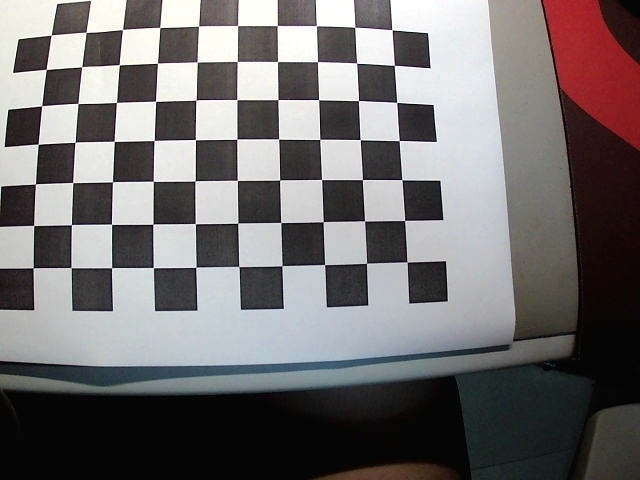
//> input picture 26智科张铭权/培训4/image/img0.jpg, 640 x 480 px; its folder holds only this picture in this run
$ ./main   (built with g++ and OpenCV 4)
//> lines starting //> are read from the running program, lines starting //| are printed output that depends on the picture; after the words box and inside, x2 and y2 are one past the last pixel; in counts of white or black regions, pixels touching at a corner belong together
#include <iostream>
#include <opencv2/opencv.hpp>
#include <vector>
using namespace std;
using namespace cv;
int main ()
{
Size boardSize(10,7);
float squareSize = 15;
vector<vector<Point3f>>objectPoints;
vector<vector<Point2f>>imagePoints;
vector<Point3f>obj;
for(int j=0;j<7;j++)
{
for(int i=0;i<10;i++)
        {
obj.push_back(Point3f(i*squareSize,j*squareSize,0));
        }
    }
vector<string>images;
glob("image/*.jpg",images);
Mat gray;
Mat sampleImg;
for(size_t i=0;i<images.size();i++)
{
Mat img= imread(images[i],1);
//> img is the input picture: 480 rows x 640 cols, CV_8UC3; mean B, G, R 111.3, 110.7, 114.4
if(i==0) sampleImg = img.clone();
cvtColor(img ,gray,COLOR_BGR2GRAY);
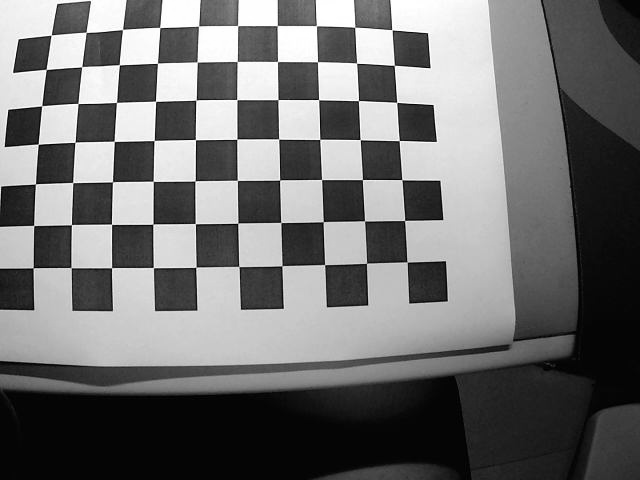
//> gray: 480 rows x 640 cols, CV_8UC1; min 0, max 255, mean 111.9
vector<Point2f>corners;
bool found = findChessboardCorners(gray, boardSize, corners, CALIB_CB_ADAPTIVE_THRESH + CALIB_CB_NORMALIZE_IMAGE + CALIB_CB_FAST_CHECK);
//> corners = 70 Points (x, y), first 12: [407.3, 262.1], [366.5, 263.3], [324.6, 264.6], [281.9, 265.8], [238.8, 266.5], [195.9, 267.2], [153.3, 267.6], [111.5, 267.7], [71.04, 267.6], [33.12, 267.8], [404.5, 220.5], [364.5, 220.8]; found = true
if(found)
        {
cornerSubPix(gray, corners, Size(11,11), Size(-1,-1), TermCriteria(TermCriteria::EPS + TermCriteria::COUNT,30,0.1));
//> corners = 70 Points (x, y), first 12: [407.1, 262], [366.5, 263.3], [324.6, 264.6], [281.9, 265.7], [238.8, 266.5], [195.9, 267.2], [153.4, 267.6], [111.5, 267.6], [71.1, 267.6], [33.16, 267.8], [404.6, 220.4], [364.5, 220.8]
imagePoints.push_back(corners);
//> imagePoints = 1 point lists
objectPoints.push_back(obj);
drawChessboardCorners(img,boardSize,corners,found);
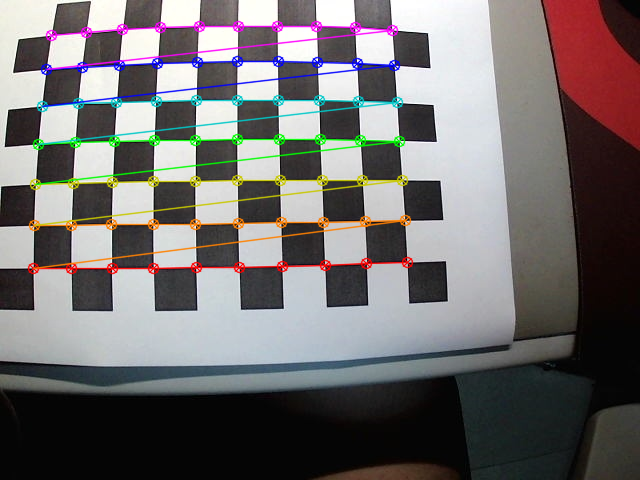
//> img: 480 rows x 640 cols, CV_8UC3; 6.26% of pixels changed, all inside (x1, y1, x2, y2) = (27, 20, 414, 275)
imshow("board",img);
waitKey(200);
        }
    }
Mat cameraMatrix, distCoeffs;
vector<Mat>rvecs,tvecs;
double error =calibrateCamera(objectPoints,imagePoints,gray.size(),cameraMatrix,distCoeffs,rvecs,tvecs);
//> cameraMatrix = [[978.1, 0, 373.7], [0, 993.1, 173.1], [0, 0, 1]]; distCoeffs = [-0.923, -0.0407, 0.0387, -0.0527, 1.93]; error = 0.652
cout<<"重投影误差 error:"<<error<<endl;
//| 重投影误差 error:0.651785
cout <<"相机内参 cameraMatrix:"<< endl << cameraMatrix <<endl;
//| 相机内参 cameraMatrix:
//| [978.114584609843, 0, 373.7277129588339;
//|  0, 993.1111624196349, 173.1474267177441;
//|  0, 0, 1]
cout <<"畸变系数 distCoeffs:"<< endl << distCoeffs <<endl;
//| 畸变系数 distCoeffs:
//| [-0.9226578232542654, -0.04069743896173411, 0.03869689147569377, -0.05269240361573995, 1.928531465175929]

Mat dst;
undistort(sampleImg,dst,cameraMatrix,distCoeffs);
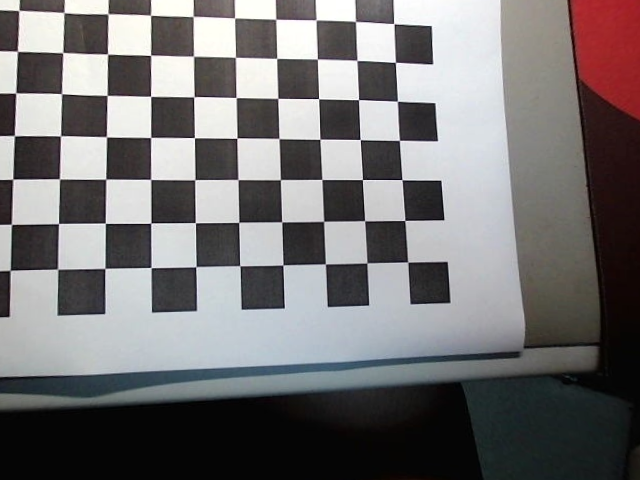
//> dst: 480 rows x 640 cols, CV_8UC3; mean B, G, R 115.5, 114.7, 117
imwrite("undistort_result.jpg",dst);
imshow("undistort",dst);
waitKey(0);
return 0;
}

$ run again, on 26智科张铭权/培训4/image/img19.jpg
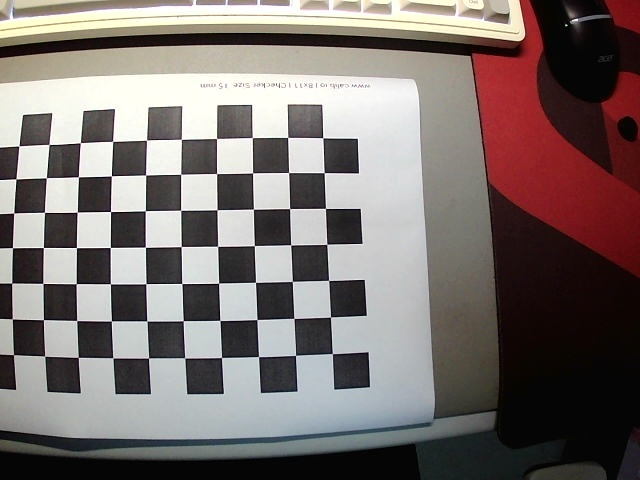
//> input picture 26智科张铭权/培训4/image/img19.jpg, 640 x 480 px
//> img is the input picture: 480 rows x 640 cols, CV_8UC3; mean B, G, R 111.1, 113.5, 123
//> `bool found = findChessboardCorners(gray, boardSize, corners, CALIB_CB_..`: corners = 70 Points (x, y), first 12: [332.4, 353.6], [295.5, 355.4], [258.6, 356.5], [221.5, 357.5], [184.6, 357.9], [148.5, 358], [112.8, 357.7], [78.18, 357.4], [44.65, 356.2], [13.5, 354.7], [330.5, 317], [294, 318.4]; found = true
//> `cornerSubPix(gray, corners, Size(11,11), Size(-1,-1), TermCriteria(Ter..`: corners = 70 Points (x, y), first 12: [332.4, 353.6], [295.5, 355.4], [258.5, 356.6], [221.5, 357.5], [184.7, 357.8], [148.5, 358], [112.8, 357.8], [78.22, 357.4], [44.68, 356.1], [13.44, 354.6], [330.5, 317], [293.8, 318.4]
//> imagePoints = 1 point lists
//> `drawChessboardCorners(img,boardSize,corners,found);`:
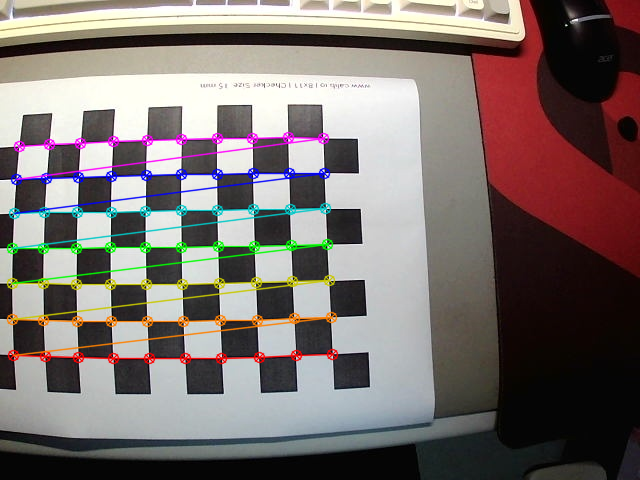
//> img: 480 rows x 640 cols, CV_8UC3; 5.68% of pixels changed, all inside (x1, y1, x2, y2) = (6, 131, 339, 365)
//> cameraMatrix = [[1009.5, 0, 408], [0, 1041.8, 163.8], [0, 0, 1]]; distCoeffs = [-1.22, 1.3, 0.0428, -0.0862, -1.33]; error = 0.31
//| 重投影误差 error:0.310225
//| 相机内参 cameraMatrix:
//| [1009.530868930509, 0, 408.0479332106194;
//|  0, 1041.768913688915, 163.7510828226131;
//|  0, 0, 1]
//| 畸变系数 distCoeffs:
//| [-1.223567982093049, 1.302827511877401, 0.04281843117887982, -0.08616044280196901, -1.332949093204641]
//> `undistort(sampleImg,dst,cameraMatrix,distCoeffs);`:
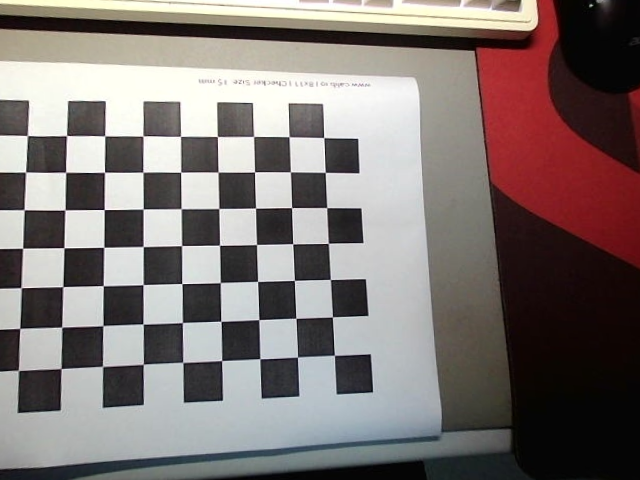
//> dst: 480 rows x 640 cols, CV_8UC3; mean B, G, R 116, 118.2, 127.4

$ run again, on 26智科张铭权/培训4/image/img2.jpg
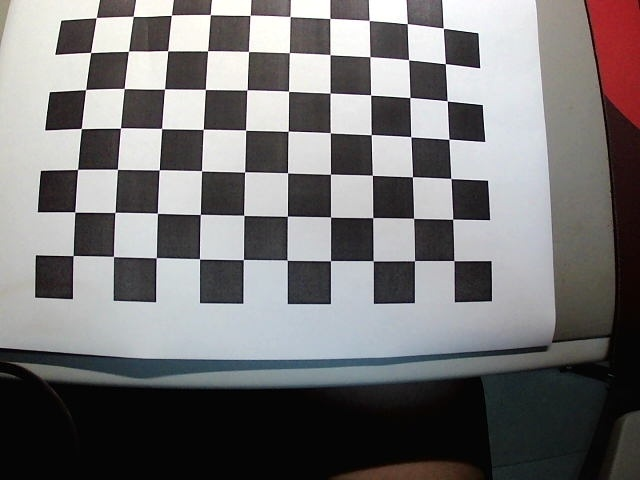
//> input picture 26智科张铭权/培训4/image/img2.jpg, 640 x 480 px
//> img is the input picture: 480 rows x 640 cols, CV_8UC3; mean B, G, R 116.5, 115.8, 117.6
//> `bool found = findChessboardCorners(gray, boardSize, corners, CALIB_CB_..`: corners = 70 Points (x, y), first 12: [453.8, 260.7], [414.4, 260.8], [373, 260.9], [330.6, 260.8], [287, 260.1], [243.4, 259.6], [199.5, 258.8], [156.1, 257.8], [113.5, 256.3], [73.14, 255.6], [452.7, 219.2], [413.6, 218.2]; found = true
//> `cornerSubPix(gray, corners, Size(11,11), Size(-1,-1), TermCriteria(Ter..`: corners = 70 Points (x, y), first 12: [453.9, 260.6], [414.5, 260.6], [373.2, 260.8], [330.5, 260.6], [287.2, 260.2], [243.4, 259.6], [199.5, 258.8], [156.3, 257.7], [113.5, 256.5], [73.11, 255.6], [452.7, 219.2], [413.6, 218.3]
//> imagePoints = 1 point lists
//> `drawChessboardCorners(img,boardSize,corners,found);`:
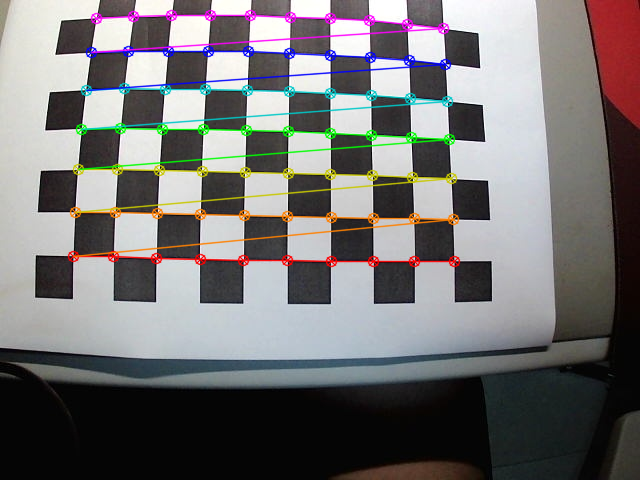
//> img: 480 rows x 640 cols, CV_8UC3; 6.32% of pixels changed, all inside (x1, y1, x2, y2) = (67, 9, 461, 268)
//> cameraMatrix = [[777.8, 0, 377.7], [0, 803.1, 229.9], [0, 0, 1]]; distCoeffs = [-0.435, -0.873, -0.00308, -0.0436, 1.83]; error = 0.47
//| 重投影误差 error:0.4703
//| 相机内参 cameraMatrix:
//| [777.7857733253553, 0, 377.73902471753;
//|  0, 803.0623236097886, 229.9233437940762;
//|  0, 0, 1]
//| 畸变系数 distCoeffs:
//| [-0.4345665666740988, -0.8727351707941744, -0.00307988825378892, -0.04359419841239891, 1.832692399524892]
//> `undistort(sampleImg,dst,cameraMatrix,distCoeffs);`:
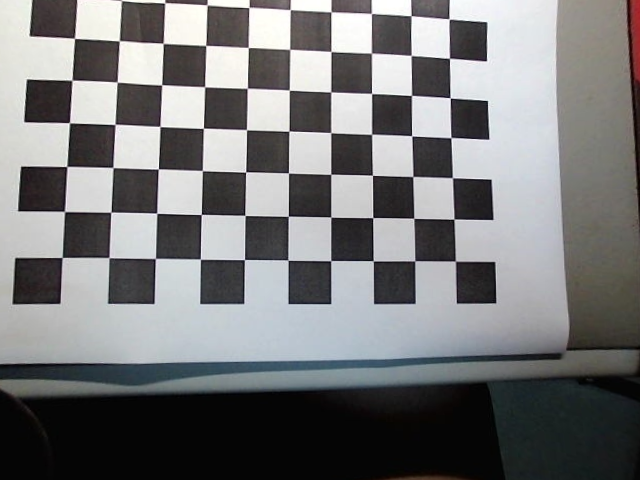
//> dst: 480 rows x 640 cols, CV_8UC3; mean B, G, R 120.7, 119.9, 119.5

$ run again, on 26智科张铭权/培训4/image/img20.jpg
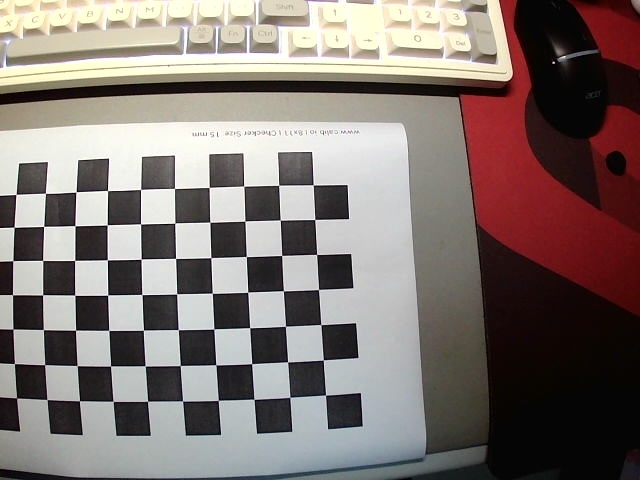
//> input picture 26智科张铭权/培训4/image/img20.jpg, 640 x 480 px
//> img is the input picture: 480 rows x 640 cols, CV_8UC3; mean B, G, R 114.3, 118.4, 129.2
//> `bool found = findChessboardCorners(gray, boardSize, corners, CALIB_CB_..`: corners = 70 Points (x, y), first 12: [325.5, 395.2], [289.8, 397.3], [254, 399.4], [218.3, 400.4], [182.6, 401], [147.6, 401.2], [113.2, 401.4], [79.45, 400.7], [46.95, 399.5], [16.57, 397.9], [323.3, 359.9], [287.6, 361.8]; found = true
//> `cornerSubPix(gray, corners, Size(11,11), Size(-1,-1), TermCriteria(Ter..`: corners = 70 Points (x, y), first 12: [325.5, 395.1], [289.8, 397.3], [254, 399.2], [218.3, 400.4], [182.6, 401], [147.5, 401.3], [113.1, 401.4], [79.43, 400.7], [46.94, 399.5], [16.57, 397.9], [323.3, 360], [287.6, 361.8]
//> imagePoints = 1 point lists
//> `drawChessboardCorners(img,boardSize,corners,found);`:
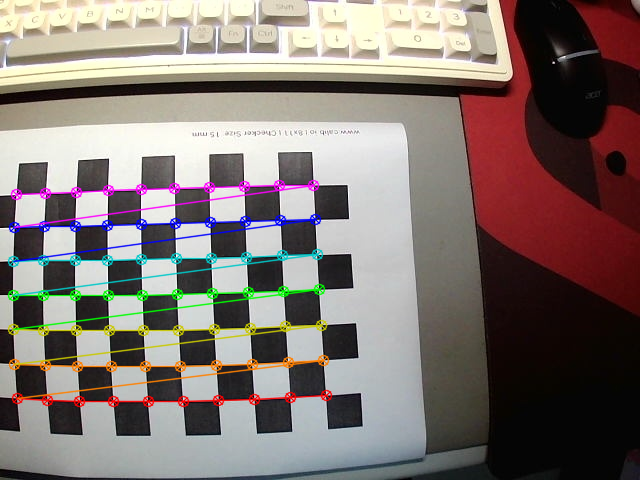
//> img: 480 rows x 640 cols, CV_8UC3; 5.56% of pixels changed, all inside (x1, y1, x2, y2) = (7, 179, 333, 408)
//> cameraMatrix = [[813, 0, 339.4], [0, 828.3, 196.2], [0, 0, 1]]; distCoeffs = [-0.834, 0.988, 0.0197, -0.0292, -0.954]; error = 0.368
//| 重投影误差 error:0.367605
//| 相机内参 cameraMatrix:
//| [813.0050700193624, 0, 339.3808921777051;
//|  0, 828.3056920559169, 196.2421023679956;
//|  0, 0, 1]
//| 畸变系数 distCoeffs:
//| [-0.8337574319730859, 0.9883721197307405, 0.01970359593186748, -0.02919053873331787, -0.9536975496829597]
//> `undistort(sampleImg,dst,cameraMatrix,distCoeffs);`:
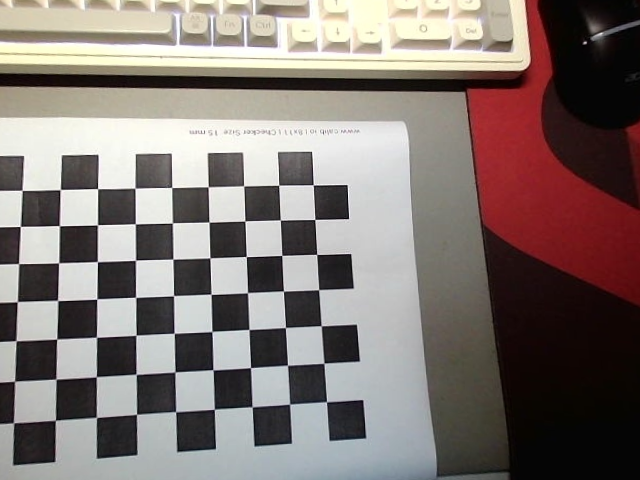
//> dst: 480 rows x 640 cols, CV_8UC3; mean B, G, R 116.2, 120.2, 130.4

$ run again, on 26智科张铭权/培训4/image/img1.jpg
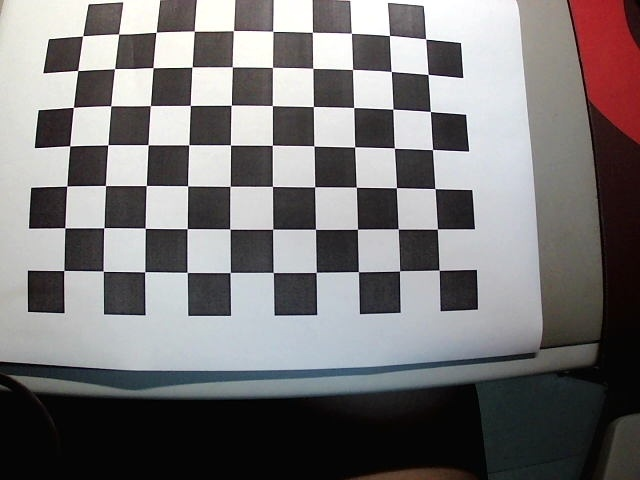
//> input picture 26智科张铭权/培训4/image/img1.jpg, 640 x 480 px
//> img is the input picture: 480 rows x 640 cols, CV_8UC3; mean B, G, R 118.1, 117.4, 120
//> `bool found = findChessboardCorners(gray, boardSize, corners, CALIB_CB_..`: corners = 70 Points (x, y), first 12: [439, 269.9], [399.6, 271], [358.4, 271.8], [316, 272.4], [273.3, 272.5], [230, 272.5], [187.1, 272.4], [144.9, 272], [103.2, 271], [63.98, 270.5], [437.3, 228.9], [398.1, 228.8]; found = true
//> `cornerSubPix(gray, corners, Size(11,11), Size(-1,-1), TermCriteria(Ter..`: corners = 70 Points (x, y), first 12: [439.1, 270.2], [399.6, 270.8], [358.4, 271.7], [316.2, 272.4], [273.3, 272.4], [230.2, 272.5], [187.2, 272.4], [144.7, 271.8], [103.2, 271.2], [63.77, 270.5], [437.4, 229], [398.2, 228.9]
//> imagePoints = 1 point lists
//> `drawChessboardCorners(img,boardSize,corners,found);`:
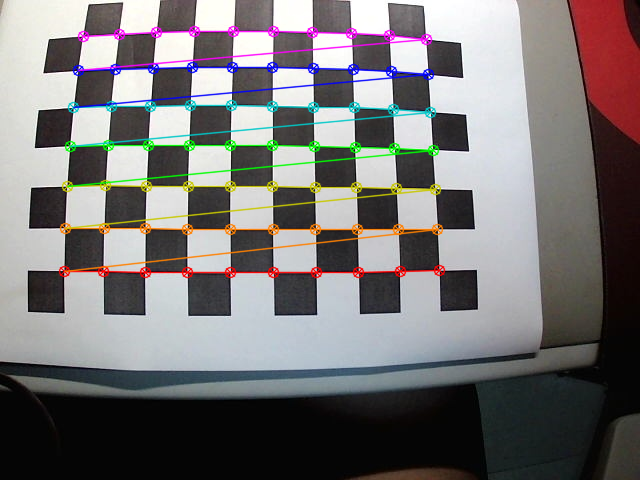
//> img: 480 rows x 640 cols, CV_8UC3; 6.3% of pixels changed, all inside (x1, y1, x2, y2) = (58, 25, 446, 279)
//> cameraMatrix = [[1527.4, 0, 370.4], [0, 1676.3, 200.4], [0, 0, 1]]; distCoeffs = [-1.83, -11.17, 0.0327, -0.16, 157.1]; error = 0.685
//| 重投影误差 error:0.684588
//| 相机内参 cameraMatrix:
//| [1527.432854959158, 0, 370.3852290280796;
//|  0, 1676.269123139163, 200.4146220657012;
//|  0, 0, 1]
//| 畸变系数 distCoeffs:
//| [-1.834635192841433, -11.16833224891559, 0.03268173138214925, -0.1601389127623824, 157.0717186257485]
//> `undistort(sampleImg,dst,cameraMatrix,distCoeffs);`:
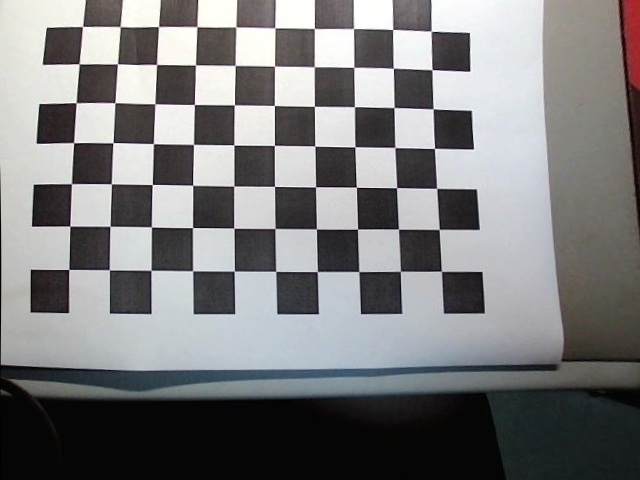
//> dst: 480 rows x 640 cols, CV_8UC3; mean B, G, R 124.6, 123.9, 123.8
